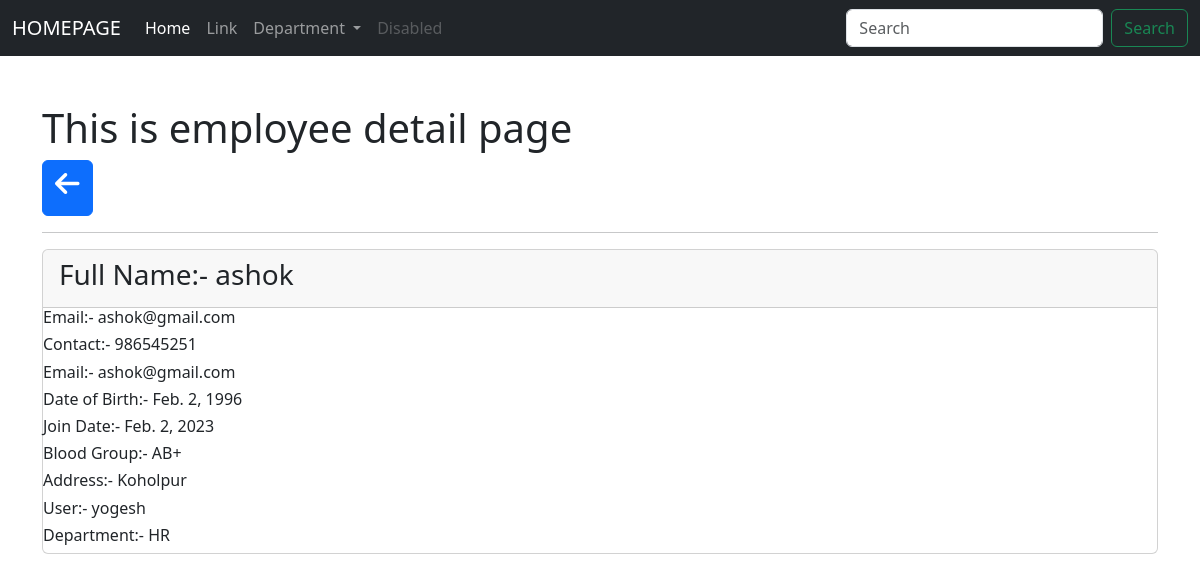
The page /employees/show/9/ on the database as committed earlier.
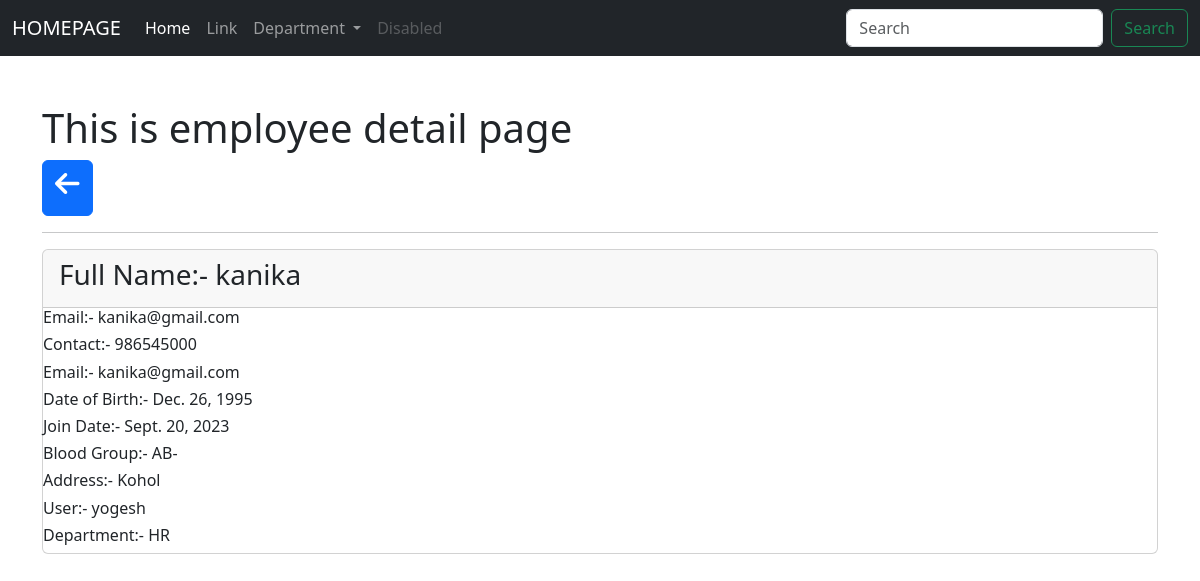
The same page on the database as committed later.
### app_employeewebsite/models.py (models this page shows, shortened)
class Employee(models.Model):
    full_name = models.CharField(max_length=255)
    contact = models.CharField(max_length=255)
    email = models.EmailField()
    dob = models.DateField()
    join_date = models.DateField()
    gender = models.CharField(max_length=255)
    blood_group = models.CharField(max_length=255)
    address = models.CharField(max_length=255)
    user = models.ForeignKey(User, on_delete=models.CASCADE)
    department = models.ForeignKey(Department,on_delete=models.CASCADE)
    class Meta:
        db_table = 'app_employee'

class Department(models.Model):
    department_name = models.CharField(max_length=255)
    short_name = models.CharField(max_length=255, null=True, blank=True)
    status = models.BooleanField(default=True)
    def __str__(self):
        return self.short_name
    class Meta:
        db_table = "app_department"

### app_employeewebsite/views.py (the view)
# urls.py: path('employees/show/<int:id>/', views.employee_show, name = 'emp-show'),
def employee_show(request, id):
    data = Employee.objects.get(id=id)
    context = {"data":data}
    return render(request, 'employees/show_employee.html', context)

### templates/employees/show_employee.html (shortened to what this page needs)
{% extends 'layouts/master.html' %}
 {% block custom_css %}
 <link rel="stylesheet" href="https://cdnjs.cloudflare.com/ajax/libs/font-awesome/6.3.0/css/all.min.css"/>
 {% endblock %}
{% block content %}
<div class="container mt-5 " >
    <h1>This is employee detail page</h1>
<a href="{% url 'emp-index' %}" class="btn btn-primary"> <h3> <i class="fa fa-arrow-left" aria-hidden="true"></i> </h3></a>
<hr>
<div class="card" >
    <div class="card-header "><h3>Full Name:- {{ data.full_name }}</h3></div>
    <div class="ccard-body " >
        <h6>Email:- {{ data.email }} </h6>
        <h6>Contact:- {{ data.contact }} </h6>
        <h6>Email:- {{ data.email }} </h6>
        <h6>Date of Birth:- {{ data.dob }} </h6>
        <h6>Join Date:- {{ data.join_date }} </h6>
        <h6>Blood Group:- {{ data.blood_group }} </h6>
        <h6>Address:- {{ data.address }} </h6>
        <h6>User:- {{ data.user }} </h6>
        <h6>Department:- {{ data.department }} </h6>
    </div>
</div>
</div>
{% endblock%}

### templates/layouts/master.html (shortened to what this page needs)
<!doctype html>
<html lang="en">
<head>
    {% load static %}
    <link  href="{% static 'css/bootstrap.min.css' %}" rel="stylesheet"/>
    {% block custom_css %}{% endblock %}
</head>
<body>
    <nav class="navbar navbar-expand-lg navbar-dark bg-dark">
        <div class="container-fluid">
            <a class="navbar-brand" href="{% url 'emp-index'%}">HOMEPAGE</a>
            <div class="collapse navbar-collapse" id="navbarSupportedContent">
                <ul class="navbar-nav me-auto mb-2 mb-lg-0">
                    <li class="nav-item">
                        <a class="nav-link active" aria-current="page" href="#">Home</a>
                    </li>
                    <li class="nav-item">
                        <a class="nav-link" href="#">Link</a>
                    </li>
                    <li class="nav-item dropdown">
                        <a class="nav-link dropdown-toggle" href="#" id="navbarDropdown" role="button"
                            data-bs-toggle="dropdown" aria-expanded="false">
                            Department
                        </a>
                    </li>
                    <li class="nav-item">
                        <a class="nav-link disabled" href="#" tabindex="-1" aria-disabled="true">Disabled</a>
                    </li>
                </ul>
                <form action="{% url 'emp-index'%}" method="post" class="d-flex">
                    <input class="form-control me-2" type="text" placeholder="Search" aria-label="Search" name="full_name">
                    <button class="btn btn-outline-success" type="submit">Search</button>
                </form>
            </div>
        </div>
    </nav>
    {% block content %}{% endblock %}
</body>
</html>

Rows that differ between the two databases and show on the page:
changed Employee "yogesh": full_name "ashok" → "kanika"; email "ashok@gmail.com" → "kanika@gmail.com"; contact "986545251" → "986545000"; dob "Feb. 2, 1996" → "Dec. 26, 1995"; join_date "Feb. 2, 2023" → "Sept. 20, 2023"; blood_group "AB+" → "AB-"; address "Koholpur" → "Kohol"
